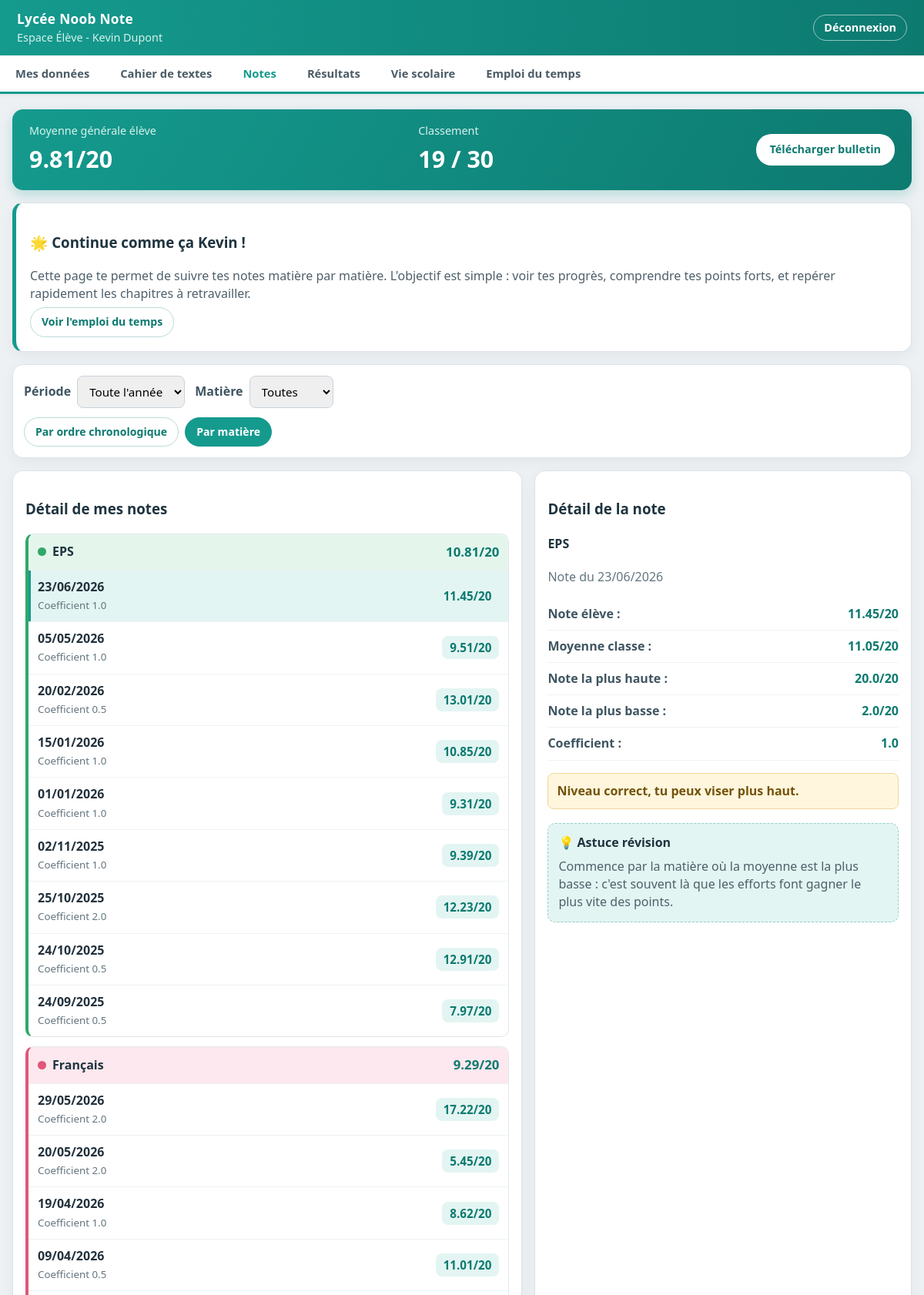
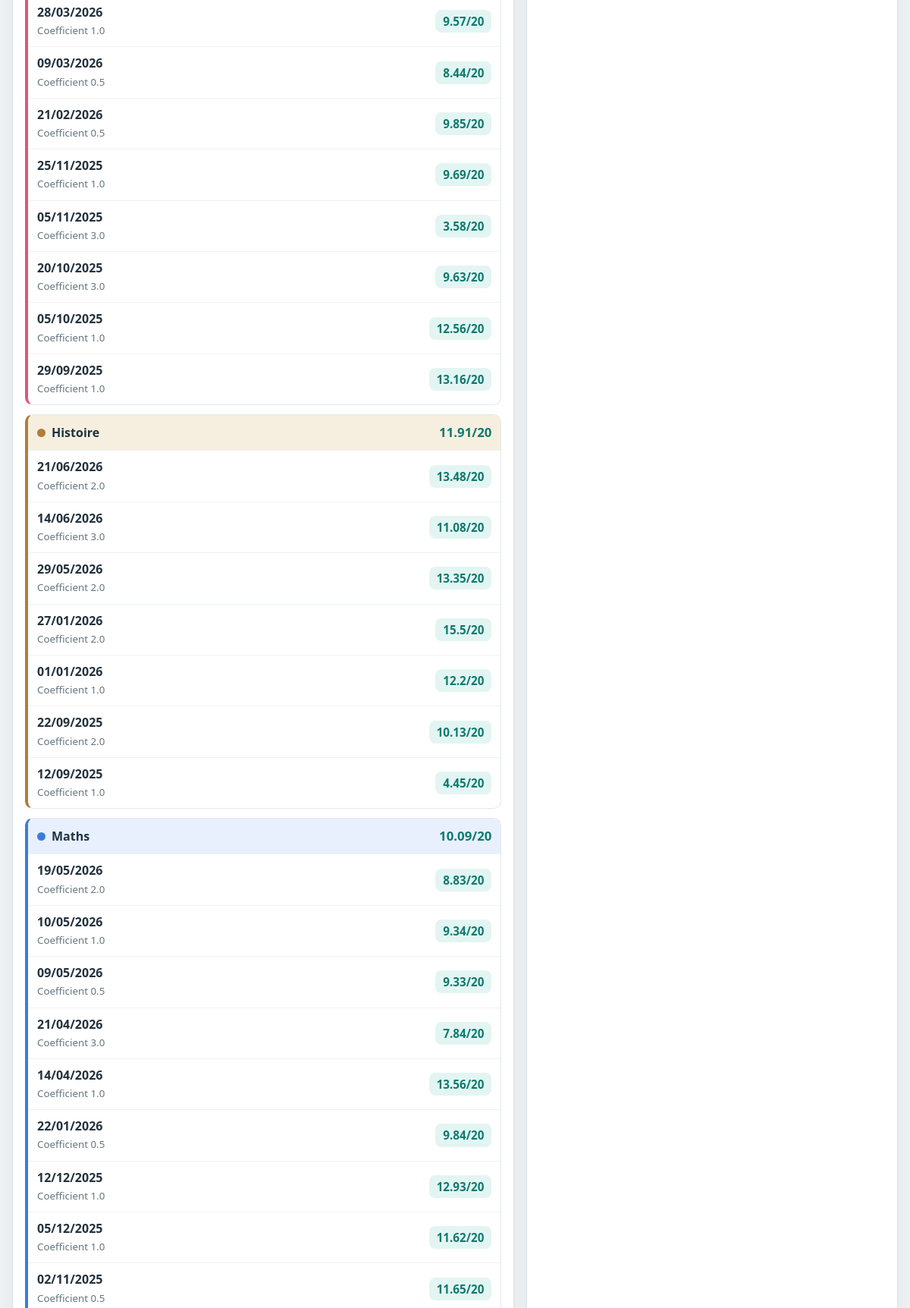
The page /eleve (signed in, upper part) on the database its author committed (2 pictures, top to bottom).
### tables this page shows
CREATE TABLE Eleves (
            id_eleve TEXT PRIMARY KEY,
            nom TEXT,
            prenom TEXT,
            date_naissance TEXT,
            mot_de_passe TEXT,
            id_classe INTEGER,
            FOREIGN KEY(id_classe) REFERENCES Classes(id_classe)
        );

CREATE TABLE Notes (
            id_note INTEGER PRIMARY KEY AUTOINCREMENT,
            valeur REAL,
            coefficient REAL,
            date_note TEXT,
            id_eleve TEXT,
            id_matiere INTEGER,
            FOREIGN KEY(id_eleve) REFERENCES Eleves(id_eleve),
            FOREIGN KEY(id_matiere) REFERENCES Matieres(id_matiere)
        );

CREATE TABLE Matieres (id_matiere INTEGER PRIMARY KEY, nom_matiere TEXT);

### app.py (the view)
@app.route('/eleve')
@login_requis('ELEVE')
def eleve_dashboard():
    eleve = eleve_connecte()
    tri_actif = request.args.get('tri', 'matiere')
    periode_active = request.args.get('periode', 'tout')
    id_matiere_active = request.args.get('matiere', 'toutes')
    periodes = eleve.lister_periodes()
    periode_choisie = eleve.trouver_periode(periodes, periode_active)
    notes_detaillees = eleve.voir_mes_notes_detaillees()
    notes_filtrees = eleve.filtrer_notes(notes_detaillees, id_matiere_active, periode_choisie)
    if tri_actif == 'matiere':
        notes_affichage = eleve.construire_notes_par_matiere(notes_filtrees)
    else:
        notes_affichage = notes_filtrees
    note_selectionnee = None
    id_note_selectionnee = request.args.get('note')
    if id_note_selectionnee:
        for note in notes_filtrees:
            if str(note['id_note']) == id_note_selectionnee:
                note_selectionnee = note
                break
    if note_selectionnee is None and notes_filtrees:
        note_selectionnee = notes_filtrees[0]
    id_classe = eleve.recuperer_id_classe()
    detail_note = eleve.construire_infos_detail_note(note_selectionnee, id_classe)
    matieres_disponibles = eleve.lister_matieres_disponibles(notes_detaillees)
    rang, total, moyenne_generale = eleve.calculer_rang()
    return render_template('eleve.html', onglet_actif='notes',
                           tri_actif=tri_actif, periode_active=periode_active, periodes=periodes,
                           id_matiere_active=id_matiere_active, matieres_disponibles=matieres_disponibles,
                           notes_affichage=notes_affichage, notes_filtrees=notes_filtrees,
                           note_selectionnee=note_selectionnee, detail_note=detail_note,
                           stats={'rang': rang, 'total': total, 'moy': moyenne_generale})

### app.py (called while the page is built)
def couleur_matiere(nom_matiere):
    return COULEURS_MATIERES.get(nom_matiere, COULEUR_MATIERE_DEFAUT)

@app.context_processor
def injecter_outils():
    return {
        'couleur_matiere': couleur_matiere,
        'jour_aujourdhui': JOURS_SEMAINE[datetime.now().weekday()] if datetime.now().weekday() < 5 else None,
    }

def executer_sql(sql, params=(), fetch=False, commit=False):
    with sqlite3.connect(DB_PATH) as conn:
        cur = conn.cursor()
        cur.execute(sql, params)
        if commit:
            conn.commit()
        return cur.fetchall() if fetch else None

def date_fr_vers_tuple(date_fr):
    try:
        jour, mois, annee = date_fr.split('/')
        return (int(annee), int(mois), int(jour))
    except (ValueError, AttributeError):
        return (0, 0, 0)

def login_requis(role=None):
    def decorateur(fonction):
        @wraps(fonction)
        def enveloppe(*args, **kwargs):
            utilisateur = session.get('user')
            if not utilisateur or (role and utilisateur['role'] != role):
                return redirect(url_for('login'))
            return fonction(*args, **kwargs)
        return enveloppe
    return decorateur

def eleve_connecte():
    u = session['user']
    return Eleve(u['id'], u['nom'], u['prenom'])

    def _executer(self, sql, params=(), fetch=False, commit=False):
        return executer_sql(sql, params, fetch=fetch, commit=commit)

    def voir_mes_notes_detaillees(self):
        sql = '''SELECT Notes.id_note, Notes.id_matiere, Matieres.nom_matiere,
                        Notes.valeur, Notes.coefficient, Notes.date_note
                 FROM Notes JOIN Matieres ON Notes.id_matiere = Matieres.id_matiere
                 WHERE Notes.id_eleve = ?'''
        lignes = self._executer(sql, (self.id,), fetch=True)
        notes = [{'id_note': i, 'id_matiere': im, 'nom_matiere': nm,
                  'valeur': v, 'coefficient': c, 'date_note': d}
                 for i, im, nm, v, c, d in lignes]
        notes.sort(key=lambda note: date_fr_vers_tuple(note['date_note']), reverse=True)
        return notes

    def calculer_moyenne_ponderee(self, liste_notes):
        somme_notes = 0
        somme_coefficients = 0
        for valeur, coefficient in liste_notes:
            somme_notes += valeur * coefficient
            somme_coefficients += coefficient
        if somme_coefficients == 0:
            return 0
        return round(somme_notes / somme_coefficients, 2)

### templates/eleve.html (shortened to what this page needs)
{% extends "base_eleve.html" %}
{% block contenu %}
<section class="resume-general">
    <div>
        <p>Moyenne générale élève</p>
        <h2>{{ stats.moy }}/20</h2>
    </div>
    <div>
        <p>Classement</p>
        <h2>{{ stats.rang }} / {{ stats.total }}</h2>
    </div>
    <a href="{{ url_for('eleve_download') }}" class="btn-download">Télécharger bulletin</a>
</section>
<section class="message-encouragement card">
    <h3>🌟 Continue comme ça {{ session.user.prenom }} !</h3>
    <p>
        Cette page te permet de suivre tes notes matière par matière.
        L'objectif est simple : voir tes progrès, comprendre tes points forts,
        et repérer rapidement les chapitres à retravailler.
    </p>
    <p class="ligne-lien">
        <a class="btn-tri" href="{{ url_for('eleve_emploi_du_temps') }}">Voir l'emploi du temps</a>
    </p>
</section>
<section class="filtres-notes">
    <form method="GET" class="ligne-filtres">
        <label for="periode">Période</label>
        <select id="periode" name="periode" onchange="this.form.submit()">
            <option value="tout" {{ 'selected' if periode_active == 'tout' }}>Toute l'année</option>
        </select>
        <label for="matiere">Matière</label>
        <select id="matiere" name="matiere" onchange="this.form.submit()">
            <option value="toutes" {{ 'selected' if id_matiere_active == 'toutes' }}>Toutes</option>
        </select>
    </form>
    <div class="boutons-tri">
        <a href="{{ url_for('eleve_dashboard', tri='chrono', periode=periode_active, matiere=id_matiere_active) }}" class="btn-tri {{ 'actif' if tri_actif == 'chrono' }}">Par ordre chronologique</a>
        <a href="{{ url_for('eleve_dashboard', tri='matiere', periode=periode_active, matiere=id_matiere_active) }}" class="btn-tri {{ 'actif' if tri_actif == 'matiere' }}">Par matière</a>
    </div>
</section>
<section class="zone-notes-pronote">
    <article class="carte-notes-gauche">
        <h3>Détail de mes notes</h3>
        {% if tri_actif == 'matiere' %}
            {% for matiere in notes_affichage %}
                {% set couleur = couleur_matiere(matiere.nom_matiere) %}
                <div class="bloc-matiere-pronote" style="border-left: 4px solid {{ couleur.bord }};">
                    <div class="entete-matiere-pronote" style="background: {{ couleur.fond }};">
                        <h4><span class="pastille-matiere" style="background: {{ couleur.bord }};"></span>{{ matiere.nom_matiere }}</h4>
                        <strong>{{ matiere.moyenne_matiere }}/20</strong>
                    </div>
                    {% for note in matiere.notes %}
                        <a class="ligne-note-pronote {{ 'active' if note_selectionnee and note_selectionnee.id_note == note.id_note }}" href="{{ url_for('eleve_dashboard', tri=tri_actif, periode=periode_active, matiere=id_matiere_active, note=note.id_note) }}">
                            <div>
                                <p>{{ note.date_note }}</p>
                                <small>Coefficient {{ note.coefficient }}</small>
                            </div>
                            <strong>{{ note.valeur }}/20</strong>
                        </a>
                    {% endfor %}
                </div>
            {% else %}
                <p>Aucune note à afficher avec ces filtres.</p>
            {% endfor %}
        {% endif %}
    </article>
    <aside class="carte-detail-droite">
        <h3>Détail de la note</h3>
        {% if detail_note %}
            <h4>{{ detail_note.matiere }}</h4>
            <p class="sous-texte">Note du {{ detail_note.date_note }}</p>
            <dl class="tableau-detail-note">
                <div><dt>Note élève :</dt><dd>{{ detail_note.note_eleve }}/20</dd></div>
                <div><dt>Moyenne classe :</dt><dd>{{ detail_note.moyenne_classe }}/20</dd></div>
                <div><dt>Note la plus haute :</dt><dd>{{ detail_note.note_max }}/20</dd></div>
                <div><dt>Note la plus basse :</dt><dd>{{ detail_note.note_min }}/20</dd></div>
                <div><dt>Coefficient :</dt><dd>{{ detail_note.coefficient }}</dd></div>
            </dl>
            <p class="mention-note">{{ detail_note.mention }}</p>
        {% else %}
            <p>Choisis une note pour voir le détail.</p>
        {% endif %}
        <div class="astuce-lyceen">
            <h4>💡 Astuce révision</h4>
            <p>Commence par la matière où la moyenne est la plus basse : c'est souvent là que les efforts font gagner le plus vite des points.</p>
        </div>
    </aside>
</section>
{% endblock %}

### templates/base_eleve.html (shortened to what this page needs)
<!DOCTYPE html>
<html lang="fr">
<head>
    <link rel="stylesheet" href="{{ url_for('static', filename='css/style.css') }}">
</head>
<body class="page-pronote">
    <header class="barre-haute">
        <div class="identite-etablissement">
            <strong>Lycée Noob Note</strong>
            <span>Espace Élève - {{ session.user.prenom }} {{ session.user.nom }}</span>
        </div>
        <a href="{{ url_for('logout') }}" class="btn-logout">Déconnexion</a>
    </header>
    <nav class="menu-principal">
        <a href="{{ url_for('eleve_mes_donnees') }}" class="onglet-menu {{ 'actif' if onglet_actif == 'mes_donnees' else '' }}">Mes données</a>
        <a href="{{ url_for('eleve_cahier_de_texte') }}" class="onglet-menu {{ 'actif' if onglet_actif == 'cahier_texte' else '' }}">Cahier de textes</a>
        <a href="{{ url_for('eleve_dashboard') }}" class="onglet-menu {{ 'actif' if onglet_actif == 'notes' else '' }}">Notes</a>
        <a href="{{ url_for('eleve_resultats') }}" class="onglet-menu {{ 'actif' if onglet_actif == 'resultats' else '' }}">Résultats</a>
        <a href="{{ url_for('eleve_vie_scolaire') }}" class="onglet-menu {{ 'actif' if onglet_actif == 'vie_scolaire' else '' }}">Vie scolaire</a>
        <a href="{{ url_for('eleve_emploi_du_temps') }}" class="onglet-menu {{ 'actif' if onglet_actif == 'emploi_du_temps' else '' }}">Emploi du temps</a>
    </nav>
    <main class="container-pronote contenu-ecran-eleve">
        {% block contenu %}{% endblock %}
    </main>
</body>
</html>

### rows shown on the page
Eleves: user.prenom "Kevin"
Notes: nom_matiere "EPS", moyenne_matiere "10.81", date_note "23/06/2026", coefficient "1.0", valeur "11.45", note_eleve "11.45"
Notes: date_note "05/05/2026", coefficient "1.0", valeur "9.51"
Notes: date_note "20/02/2026", coefficient "0.5", valeur "13.01"
Notes: date_note "15/01/2026", coefficient "1.0", valeur "10.85"
Notes: date_note "01/01/2026", coefficient "1.0", valeur "9.31"
Notes: date_note "02/11/2025", coefficient "1.0", valeur "9.39"
Notes: date_note "25/10/2025", coefficient "2.0", valeur "12.23"
Notes: date_note "24/10/2025", coefficient "0.5", valeur "12.91"
Notes: date_note "24/09/2025", coefficient "0.5", valeur "7.97"
Notes: nom_matiere "Français", moyenne_matiere "9.29", date_note "29/05/2026", coefficient "2.0", valeur "17.22"
Notes: date_note "20/05/2026", coefficient "2.0", valeur "5.45"
Notes: date_note "19/04/2026", coefficient "1.0", valeur "8.62"
Notes: date_note "09/04/2026", coefficient "0.5", valeur "11.01"
Notes: date_note "28/03/2026", coefficient "1.0", valeur "9.57"
Notes: date_note "09/03/2026", coefficient "0.5", valeur "8.44"
Notes: date_note "21/02/2026", coefficient "0.5", valeur "9.85"
Notes: date_note "25/11/2025", coefficient "1.0", valeur "9.69"
Notes: date_note "05/11/2025", coefficient "3.0", valeur "3.58"
Notes: date_note "20/10/2025", coefficient "3.0", valeur "9.63"
Notes: date_note "05/10/2025", coefficient "1.0", valeur "12.56"
Notes: date_note "29/09/2025", coefficient "1.0", valeur "13.16"
Notes: nom_matiere "Histoire", moyenne_matiere "11.91", date_note "21/06/2026", coefficient "2.0", valeur "13.48"
Notes: date_note "14/06/2026", coefficient "3.0", valeur "11.08"
Notes: date_note "29/05/2026", coefficient "2.0", valeur "13.35"
Notes: date_note "27/01/2026", coefficient "2.0", valeur "15.5"
Notes: date_note "01/01/2026", coefficient "1.0", valeur "12.2"
Notes: date_note "22/09/2025", coefficient "2.0", valeur "10.13"
Notes: date_note "12/09/2025", coefficient "1.0", valeur "4.45"
Notes: nom_matiere "Maths", moyenne_matiere "10.09", date_note "19/05/2026", coefficient "2.0", valeur "8.83"
Notes: date_note "10/05/2026", coefficient "1.0", valeur "9.34"
Notes: date_note "09/05/2026", coefficient "0.5", valeur "9.33"
Notes: date_note "21/04/2026", coefficient "3.0", valeur "7.84"
Notes: date_note "14/04/2026", coefficient "1.0", valeur "13.56"
Notes: date_note "22/01/2026", coefficient "0.5", valeur "9.84"
Notes: date_note "12/12/2025", coefficient "1.0", valeur "12.93"
Notes: date_note "05/12/2025", coefficient "1.0", valeur "11.62"
Notes: date_note "02/11/2025", coefficient "0.5", valeur "11.65"
Matieres: matiere "EPS"

### other values the page prints
{{ session.user.nom }} "Dupont"
{{ stats.moy }} "9.81"
{{ stats.rang }} "19"
{{ stats.total }} "30"
{{ detail_note.moyenne_classe }} "11.05"
{{ detail_note.note_max }} "20.0"
{{ detail_note.note_min }} "2.0"
{{ detail_note.mention }} "Niveau correct, tu peux viser plus haut."
